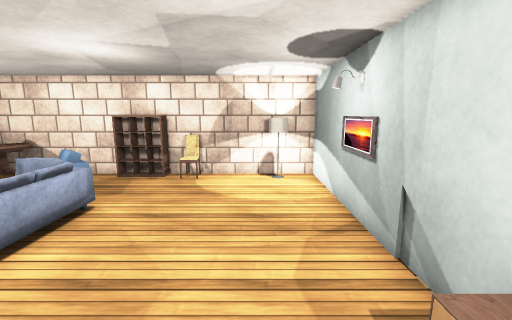
View 1 (above)

13 first-person views from a walk through a Unity game level. The camera is 1.5 m above the floor, tilts 10° down and sees 90° across. The floor is counted in squares, 0.5 m on a side. Each view is taken from the middle of a square. On the plan, view 1 faces up. The plan holds only what a view shows up to about 19 squares ahead; the rest is blank. The place goes on beyond the plan. The player character is not drawn. Some surface patterns are stand-ins.

View 2
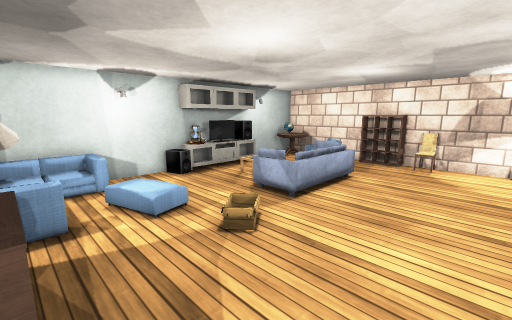

View 3
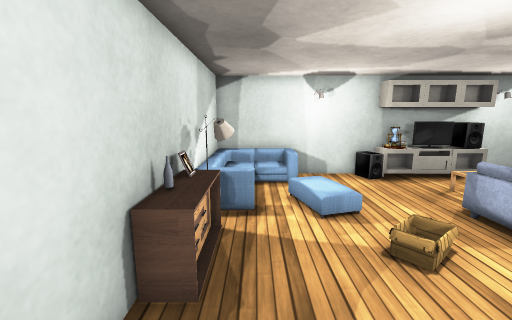

View 4
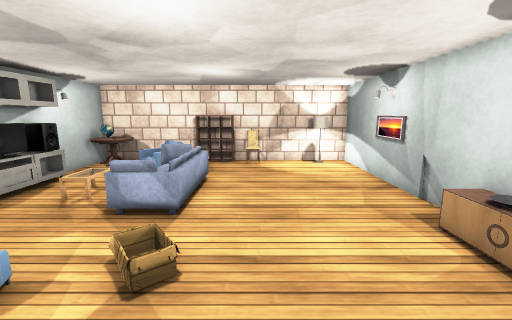

View 5
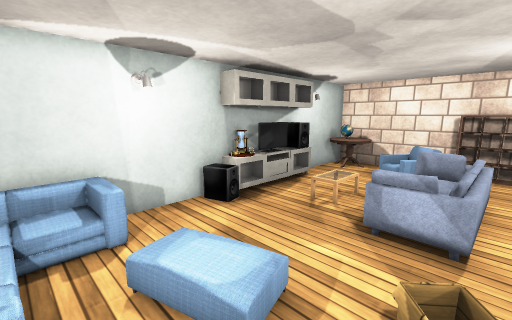

View 6
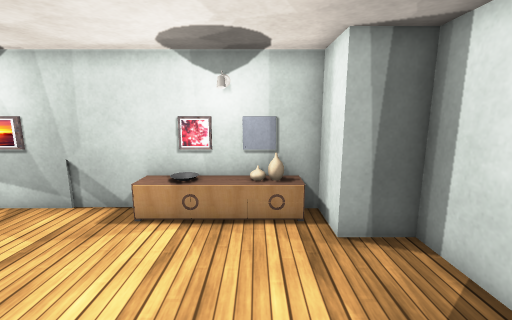

View 7
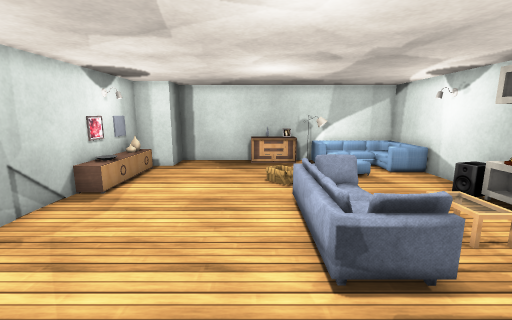

View 8
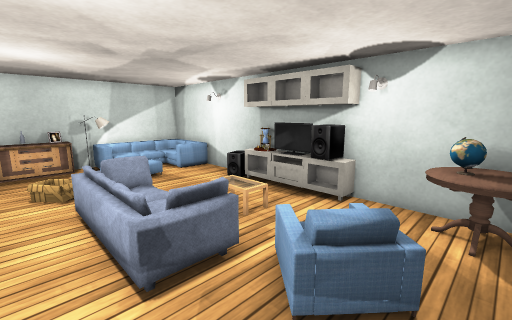

View 9
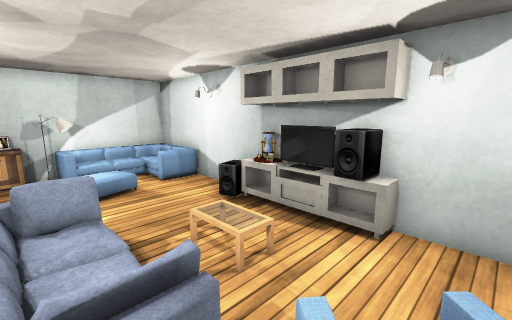

View 10
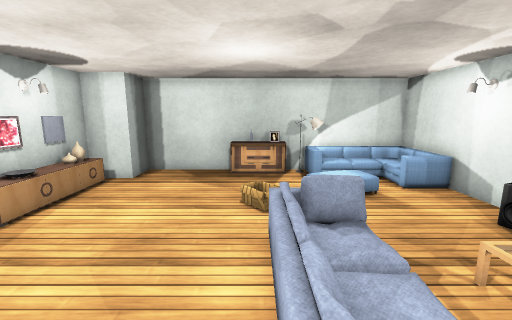

View 11
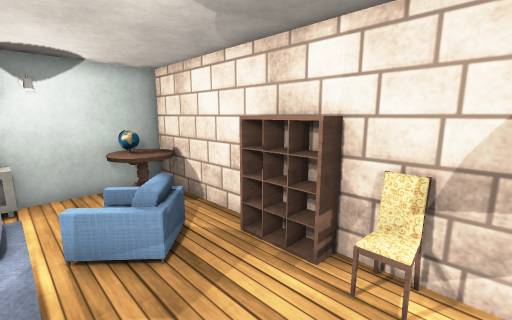

View 12
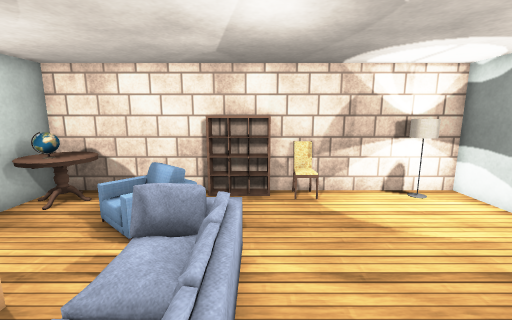

View 13
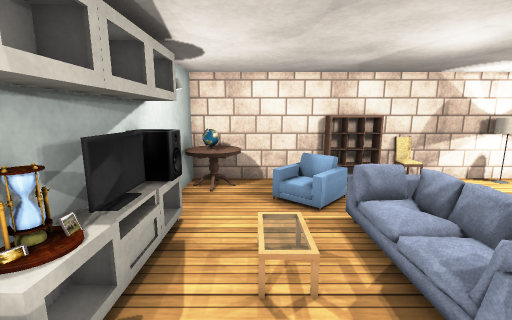

### Floor plan
Key: @ floor where view 1 was taken; # wall or solid block; . floor; / step, stairs or slope; = window, fence, low wall or low ledge; R rack; C chair; T table; S sofa; L clock; P speaker; B bottle; O other object.
Columns run from 13 left of view 1 to 3 right of it. Each row starts with its distance up from view 1.
 13 #######RR#C######
 12 #TT....RR.O...O.#
 11 #TT. #C.........#
 10 #... #C.........#
  9 #....#C.........#
  8 ##....#SS.......O
  7 ##....  S.......O
  6 ##..O.  S.......
  5 ##..O.O S.......#
  4 LO.... #S.......#
  3 OP....SS........#
  2 #P.............O#
  1 #......./......O#
  0  ....O../....@.##
 -1 #=#.OO.........O#
 -2 # =............ #
 -3 # ...#........###
 -4 #   OSOOOO....#
 -5 #######OB######

Where each view was taken, in squares from view 1:
view 1: 0 up, 0 right, facing up
view 2: 4 down, 0 right, facing up-left
view 3: 3 down, 0 right, facing left
view 4: 4 down, 3 left, facing up
view 5: 3 down, 5 left, facing up-left
view 6: 1 down, 5 left, facing right
view 7: 12 up, 4 left, facing down
view 8: 12 up, 4 left, facing down-left
view 9: 10 up, 6 left, facing down-left
view 10: 9 up, 5 left, facing down
view 11: 8 up, 2 left, facing up-left
view 12: 3 up, 5 left, facing up
view 13: 1 up, 10 left, facing up
